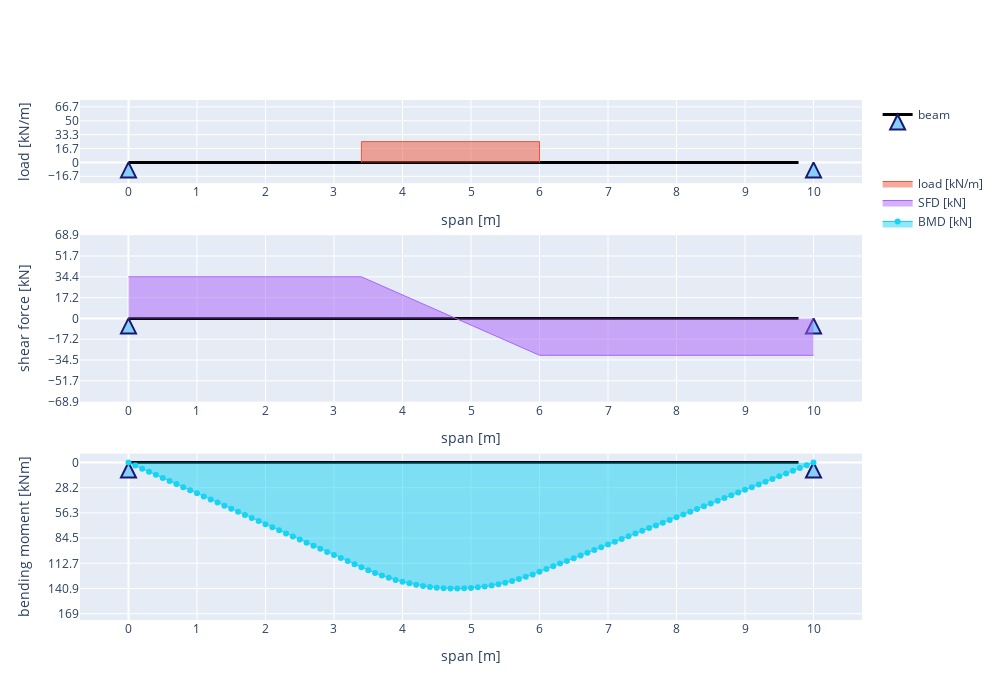

The notebook cell this image was saved under:
### Code cell
from plotly.subplots import make_subplots
import plotly.graph_objs as go

fig_saya = make_subplots(rows=3, cols=1, subplot_titles=("", "", ""), shared_xaxes=False, row_heights=[0.2, 0.4, 0.4], vertical_spacing = 0.1)

#FIGURE 1
#simple beam
fig_saya.add_trace(go.Scatter(x=[0,l], y=[0,0], mode='lines+markers',name= 'beam', legendgroup = '1',line_width=3, line_color="black", marker_symbol='arrow-up',
                           marker_line_color="midnightblue", marker_color="lightskyblue",
                           marker_line_width=2, marker_size=15), row=1, col=1)

#load
fig_saya.add_trace(go.Scatter(x=surcharge_x, y=surcharge_y, mode='lines',name= f'load [kN/m]', legendgroup = '2',line_width=1, fill="toself"), row=1, col=1)

#FIGURE 2
#simple beam
fig_saya.add_trace(go.Scatter(x=[0,l], y=[0,0], mode='lines+markers',name= 'beam', legendgroup = '1',line_width=3, line_color="black", marker_symbol='arrow-up',
                           marker_line_color="midnightblue", marker_color="lightskyblue",
                           marker_line_width=2, marker_size=15, showlegend=False), row=2, col=1)

#SFD
V_max = max(V1,V2)
fig_saya.add_trace(go.Scatter(x=tinjauan_x, y=shear_V, mode='lines',name= f'SFD [kN]', legendgroup = '2',line_width=1, fill="tozeroy"), row=2, col=1)

#FIGURE 3
#simple beam
fig_saya.add_trace(go.Scatter(x=[0,l], y=[0,0], mode='lines+markers',name= 'beam', legendgroup = '1',line_width=3, line_color="black", marker_symbol='arrow-up',
                           marker_line_color="midnightblue", marker_color="lightskyblue",
                           marker_line_width=2, marker_size=15, showlegend=False), row=3, col=1)

#BMD
fig_saya.add_trace(go.Scatter(x=tinjauan_x, y=moment_M, mode='lines+markers',name= f'BMD [kN]', legendgroup = '2',line_width=1, fill="tozeroy"), row=3, col=1)


#axis setting
fig_saya.update_xaxes(showticklabels=True, row=1, col=1)
fig_saya.update_xaxes(showticklabels=True, row=2, col=1)
fig_saya.update_xaxes(showticklabels=True, row=3, col=1)

# Update xaxis properties
fig_saya.update_xaxes(title_text="span [m]", row=1, col=1, side ="bottom", tick0 = 0, dtick = 1, type="linear")
fig_saya.update_xaxes(title_text="span [m]", row=2, col=1, side ="bottom", tick0 = 0, dtick = 1, type="linear")
fig_saya.update_xaxes(title_text="span [m]", row=3, col=1, side ="bottom", tick0 = 0, dtick = 1, type="linear")

# Update yaxis properties
fig_saya.update_yaxes(title_text="load [kN/m]", row=1, col=1,tickmode = 'linear', tick0 = 0, dtick = w/1.5, range=[-w,3*w])
fig_saya.update_yaxes(title_text="shear force [kN]", row=2, col=1,tickmode = 'linear', tick0 = 0, dtick = V_max/2, range=[-2*V_max,2*V_max])
fig_saya.update_yaxes(title_text="bending moment [kNm]", row=3, col=1,tickmode = 'linear', tick0 = 0, dtick = Mmax/5, range=[1.25*Mmax,-10])

# Update title and height
fig_saya.update_layout(title_text="", width = 1000, height=700, legend_tracegroupgap=50)

#tampilkan
fig_saya.show()

### Figure 1 — Plotly figure (JSON) as saved in the notebook; plotly's stock layout.template omitted (floating-point values rounded to 4 significant figures)
{"data": [{"legendgroup": "1", "line": {"color": "black", "width": 3}, "marker": {"color": "lightskyblue", "line": {"color": "midnightblue", "width": 2}, "size": 15, "symbol": "arrow-up"}, "mode": "lines+markers", "name": "beam", "x": [0, 10], "y": [0, 0], "type": "scatter", "xaxis": "x", "yaxis": "y"}, {"fill": "toself", "legendgroup": "2", "line": {"width": 1}, "mode": "lines", "name": "load [kN/m]", "x": [3.4, 3.4, 6.0, 6.0], "y": [0, 25, 25, 0], "type": "scatter", "xaxis": "x", "yaxis": "y"}, {"legendgroup": "1", "line": {"color": "black", "width": 3}, "marker": {"color": "lightskyblue", "line": {"color": "midnightblue", "width": 2}, "size": 15, "symbol": "arrow-up"}, "mode": "lines+markers", "name": "beam", "showlegend": false, "x": [0, 10], "y": [0, 0], "type": "scatter", "xaxis": "x2", "yaxis": "y2"}, {"fill": "tozeroy", "legendgroup": "2", "line": {"width": 1}, "mode": "lines", "name": "SFD [kN]", "x": [0.0, 0.1, 0.2, 0.3, 0.4, 0.5, 0.6, 0.7, 0.8, 0.9, 1.0, 1.1, 1.2, 1.3, 1.4, 1.5, 1.6, 1.7, 1.8, 1.9, 2.0, 2.1, 2.2, 2.3, 2.4, 2.5, 2.6, 2.7, 2.8, 2.9, 3.0, 3.1, 3.2, 3.3, 3.4, 3.5, 3.6, 3.7, 3.8, 3.9, 4.0, 4.1, 4.2, 4.3, 4.4, 4.5, 4.6, 4.7, 4.8, 4.9, 5.0, 5.1, 5.2, 5.3, 5.4, 5.5, 5.6, 5.7, 5.8, 5.9, 6.0, 6.1, 6.2, 6.3, 6.4, 6.5, 6.6, 6.7, 6.8, 6.9, 7.0, 7.1, 7.2, 7.3, 7.4, 7.5, 7.6, 7.7, 7.8, 7.9, 8.0, 8.1, 8.2, 8.3, 8.4, 8.5, 8.6, 8.7, 8.8, 8.9, 9.0, 9.1, 9.2, 9.3, 9.4, 9.5, 9.6, 9.7, 9.8, 9.9, 10.0], "y": [34.45, 34.45, 34.45, 34.45, 34.45, 34.45, 34.45, 34.45, 34.45, 34.45, 34.45, 34.45, 34.45, 34.45, 34.45, 34.45, 34.45, 34.45, 34.45, 34.45, 34.45, 34.45, 34.45, 34.45, 34.45, 34.45, 34.45, 34.45, 34.45, 34.45, 34.45, 34.45, 34.45, 34.45, 34.45, 31.95, 29.45, 26.95, 24.45, 21.95, 19.45, 16.95, 14.45, 11.95, 9.45, 6.95, 4.45, 1.95, -0.55, -3.05, -5.55, -8.05, -10.55, -13.05, -15.55, -18.05, -20.55, -23.05, -25.55, -28.05, -30.55, -30.55, -30.55, -30.55, -30.55, -30.55, -30.55, -30.55, -30.55, -30.55, -30.55, -30.55, -30.55, -30.55, -30.55, -30.55, -30.55, -30.55, -30.55, -30.55, -30.55, -30.55, -30.55, -30.55, -30.55, -30.55, -30.55, -30.55, -30.55, -30.55, -30.55, -30.55, -30.55, -30.55, -30.55, -30.55, -30.55, -30.55, -30.55, -30.55, -30.55], "type": "scatter", "xaxis": "x2", "yaxis": "y2"}, {"legendgroup": "1", "line": {"color": "black", "width": 3}, "marker": {"color": "lightskyblue", "line": {"color": "midnightblue", "width": 2}, "size": 15, "symbol": "arrow-up"}, "mode": "lines+markers", "name": "beam", "showlegend": false, "x": [0, 10], "y": [0, 0], "type": "scatter", "xaxis": "x3", "yaxis": "y3"}, {"fill": "tozeroy", "legendgroup": "2", "line": {"width": 1}, "mode": "lines+markers", "name": "BMD [kN]", "x": [0.0, 0.1, 0.2, 0.3, 0.4, 0.5, 0.6, 0.7, 0.8, 0.9, 1.0, 1.1, 1.2, 1.3, 1.4, 1.5, 1.6, 1.7, 1.8, 1.9, 2.0, 2.1, 2.2, 2.3, 2.4, 2.5, 2.6, 2.7, 2.8, 2.9, 3.0, 3.1, 3.2, 3.3, 3.4, 3.5, 3.6, 3.7, 3.8, 3.9, 4.0, 4.1, 4.2, 4.3, 4.4, 4.5, 4.6, 4.7, 4.8, 4.9, 5.0, 5.1, 5.2, 5.3, 5.4, 5.5, 5.6, 5.7, 5.8, 5.9, 6.0, 6.1, 6.2, 6.3, 6.4, 6.5, 6.6, 6.7, 6.8, 6.9, 7.0, 7.1, 7.2, 7.3, 7.4, 7.5, 7.6, 7.7, 7.8, 7.9, 8.0, 8.1, 8.2, 8.3, 8.4, 8.5, 8.6, 8.7, 8.8, 8.9, 9.0, 9.1, 9.2, 9.3, 9.4, 9.5, 9.6, 9.7, 9.8, 9.9, 10.0], "y": [0.0, 3.445, 6.89, 10.34, 13.78, 17.22, 20.67, 24.11, 27.56, 31.0, 34.45, 37.89, 41.34, 44.78, 48.23, 51.67, 55.12, 58.56, 62.01, 65.45, 68.9, 72.34, 75.79, 79.23, 82.68, 86.12, 89.57, 93.02, 96.46, 99.91, 103.3, 106.8, 110.2, 113.7, 117.1, 120.4, 123.5, 126.3, 128.9, 131.2, 133.3, 135.1, 136.7, 138.0, 139.1, 139.9, 140.5, 140.8, 140.9, 140.7, 140.2, 139.6, 138.6, 137.5, 136.0, 134.3, 132.4, 130.2, 127.8, 125.1, 122.2, 119.1, 116.1, 113.0, 110.0, 106.9, 103.9, 100.8, 97.76, 94.7, 91.65, 88.59, 85.54, 82.48, 79.43, 76.38, 73.32, 70.27, 67.21, 64.15, 61.1, 58.05, 54.99, 51.93, 48.88, 45.83, 42.77, 39.71, 36.66, 33.6, 30.55, 27.5, 24.44, 21.38, 18.33, 15.28, 12.22, 9.165, 6.11, 3.055, 0.0], "type": "scatter", "xaxis": "x3", "yaxis": "y3"}], "layout": {"xaxis": {"anchor": "y", "domain": [0.0, 1.0], "showticklabels": true, "title": {"text": "span [m]"}, "side": "bottom", "tick0": 0, "dtick": 1, "type": "linear"}, "yaxis": {"anchor": "x", "domain": [0.84, 1.0], "title": {"text": "load [kN/m]"}, "tickmode": "linear", "tick0": 0, "dtick": 16.67, "range": [-25, 75]}, "xaxis2": {"anchor": "y2", "domain": [0.0, 1.0], "showticklabels": true, "title": {"text": "span [m]"}, "side": "bottom", "tick0": 0, "dtick": 1, "type": "linear"}, "yaxis2": {"anchor": "x2", "domain": [0.42, 0.74], "title": {"text": "shear force [kN]"}, "tickmode": "linear", "tick0": 0, "dtick": 17.22, "range": [-68.9, 68.9]}, "xaxis3": {"anchor": "y3", "domain": [0.0, 1.0], "showticklabels": true, "title": {"text": "span [m]"}, "side": "bottom", "tick0": 0, "dtick": 1, "type": "linear"}, "yaxis3": {"anchor": "x3", "domain": [0.0, 0.32], "title": {"text": "bending moment [kNm]"}, "tickmode": "linear", "tick0": 0, "dtick": 28.17, "range": [176.1, -10]}, "title": {"text": ""}, "legend": {"tracegroupgap": 50}, "width": 1000, "height": 700}}
